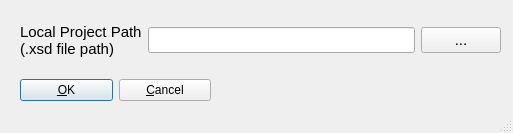
<?xml version="1.0" encoding="UTF-8"?>
<ui version="4.0">
 <class>CreateProject</class>
 <widget class="QDialog" name="CreateProject">
  <property name="geometry">
   <rect>
    <x>0</x>
    <y>0</y>
    <width>513</width>
    <height>133</height>
   </rect>
  </property>
  <property name="windowTitle">
   <string>Create Project</string>
  </property>
  <property name="sizeGripEnabled">
   <bool>true</bool>
  </property>
  <widget class="QWidget" name="layoutWidget">
   <property name="geometry">
    <rect>
     <x>20</x>
     <y>60</y>
     <width>191</width>
     <height>61</height>
    </rect>
   </property>
   <layout class="QHBoxLayout">
    <property name="spacing">
     <number>6</number>
    </property>
    <property name="leftMargin">
     <number>0</number>
    </property>
    <property name="topMargin">
     <number>0</number>
    </property>
    <property name="rightMargin">
     <number>0</number>
    </property>
    <property name="bottomMargin">
     <number>0</number>
    </property>
    <item>
     <widget class="QPushButton" name="projectOkButton">
      <property name="text">
       <string>&amp;OK</string>
      </property>
     </widget>
    </item>
    <item>
     <widget class="QPushButton" name="projectCancelButton">
      <property name="text">
       <string>&amp;Cancel</string>
      </property>
     </widget>
    </item>
   </layout>
  </widget>
  <widget class="QWidget" name="gridLayoutWidget">
   <property name="geometry">
    <rect>
     <x>20</x>
     <y>20</y>
     <width>481</width>
     <height>41</height>
    </rect>
   </property>
   <property name="font">
    <font>
     <family>Arial</family>
     <pointsize>11</pointsize>
     <weight>50</weight>
     <bold>false</bold>
    </font>
   </property>
   <layout class="QGridLayout" name="gridLayout">
    <item row="0" column="0">
     <widget class="QLabel" name="projectName">
      <property name="font">
       <font>
        <family>Arial</family>
        <pointsize>11</pointsize>
        <weight>50</weight>
        <bold>false</bold>
       </font>
      </property>
      <property name="text">
       <string>Local Project Path
(.xsd file path)</string>
      </property>
     </widget>
    </item>
    <item row="0" column="1">
     <widget class="QLineEdit" name="localProjectPathEdit">
      <property name="font">
       <font>
        <family>Arial</family>
        <pointsize>11</pointsize>
        <weight>50</weight>
        <bold>false</bold>
       </font>
      </property>
      <property name="inputMask">
       <string/>
      </property>
      <property name="text">
       <string/>
      </property>
      <property name="readOnly">
       <bool>true</bool>
      </property>
     </widget>
    </item>
    <item row="0" column="2">
     <widget class="QPushButton" name="localProjectPathButton">
      <property name="font">
       <font>
        <family>Arial</family>
        <pointsize>11</pointsize>
        <weight>50</weight>
        <bold>false</bold>
       </font>
      </property>
      <property name="text">
       <string>...</string>
      </property>
     </widget>
    </item>
   </layout>
  </widget>
  <zorder></zorder>
  <zorder>gridLayoutWidget</zorder>
  <zorder>layoutWidget</zorder>
 </widget>
 <resources/>
 <connections>
  <connection>
   <sender>projectCancelButton</sender>
   <signal>clicked()</signal>
   <receiver>CreateProject</receiver>
   <slot>reject()</slot>
   <hints>
    <hint type="sourcelabel">
     <x>369</x>
     <y>385</y>
    </hint>
    <hint type="destinationlabel">
     <x>179</x>
     <y>282</y>
    </hint>
   </hints>
  </connection>
 </connections>
</ui>
